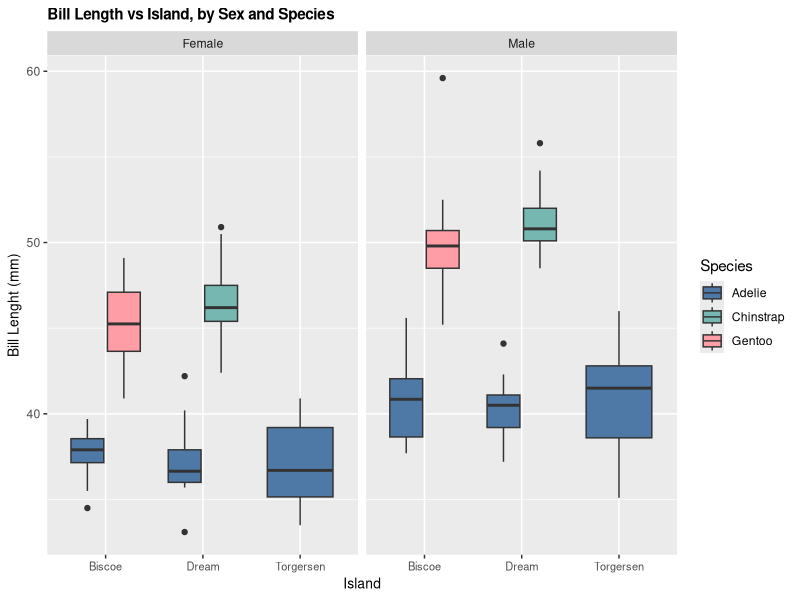
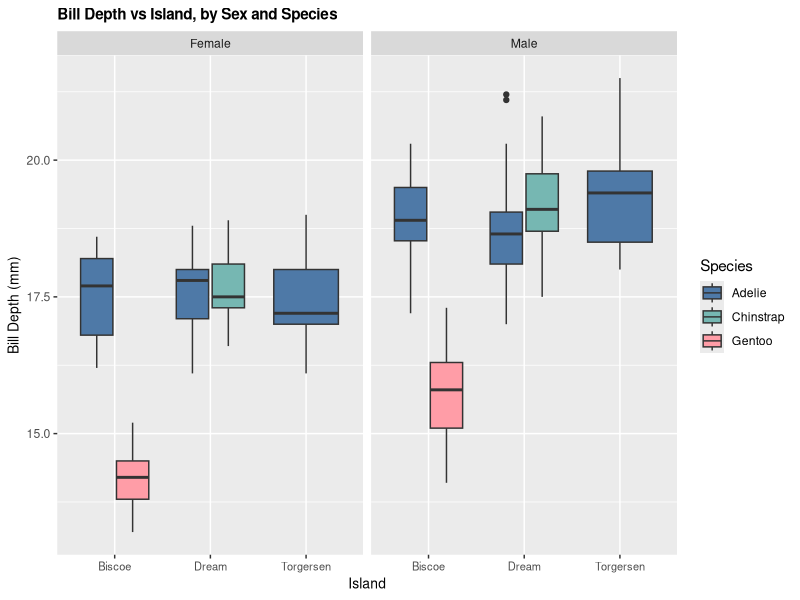
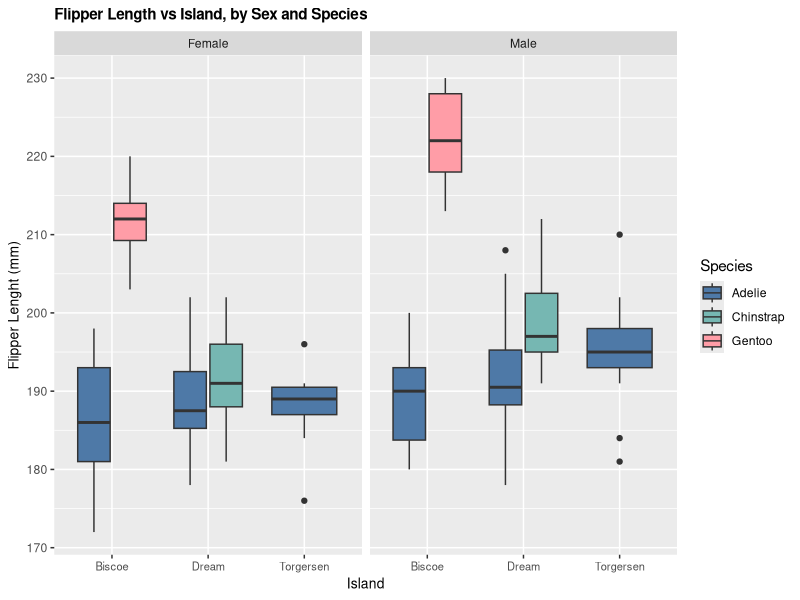
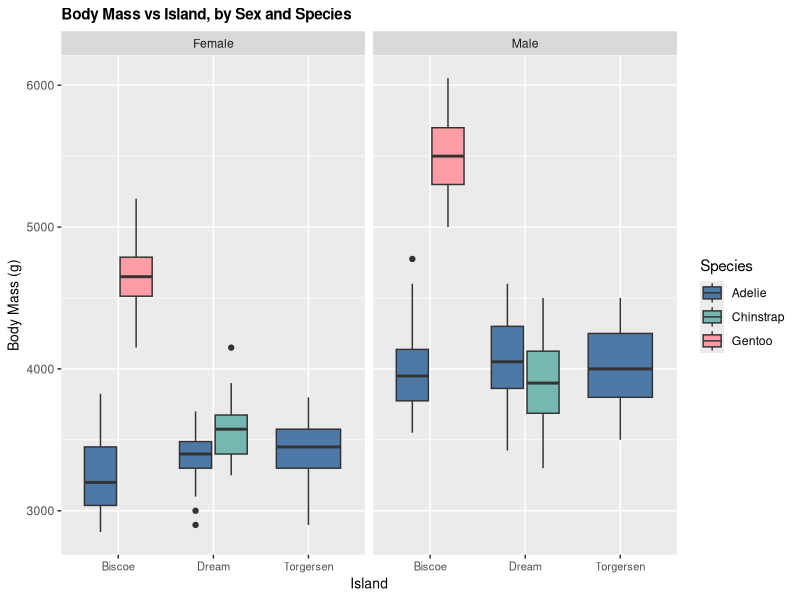
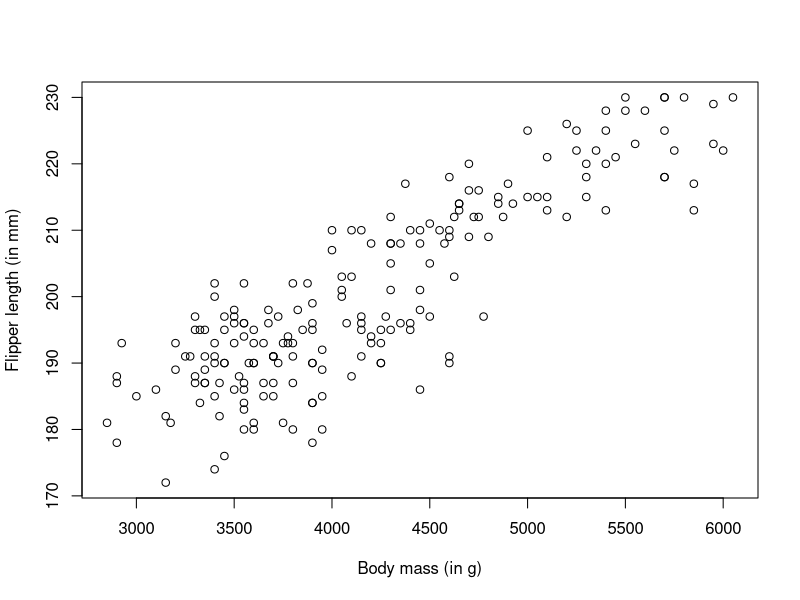
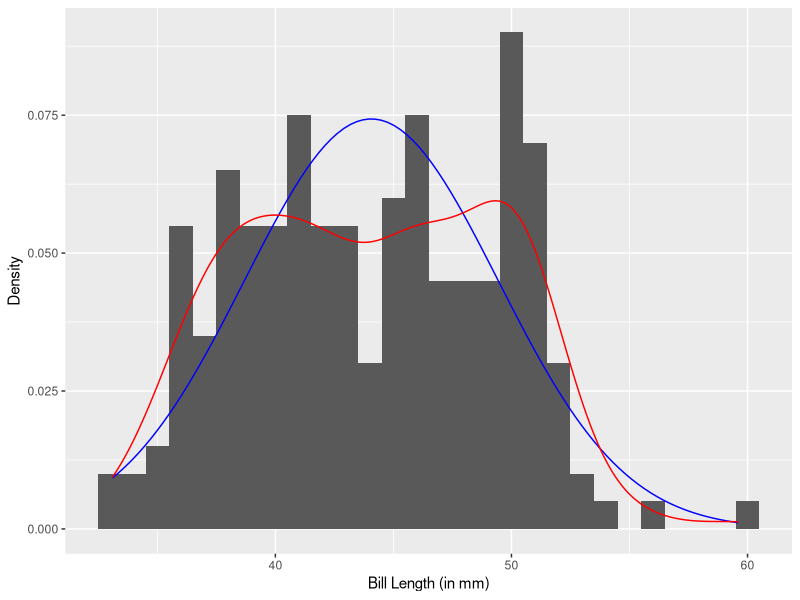
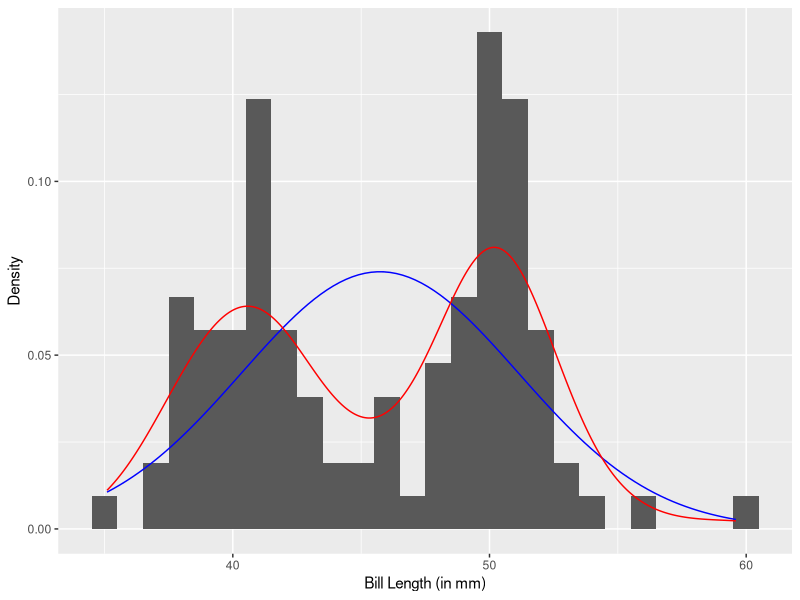
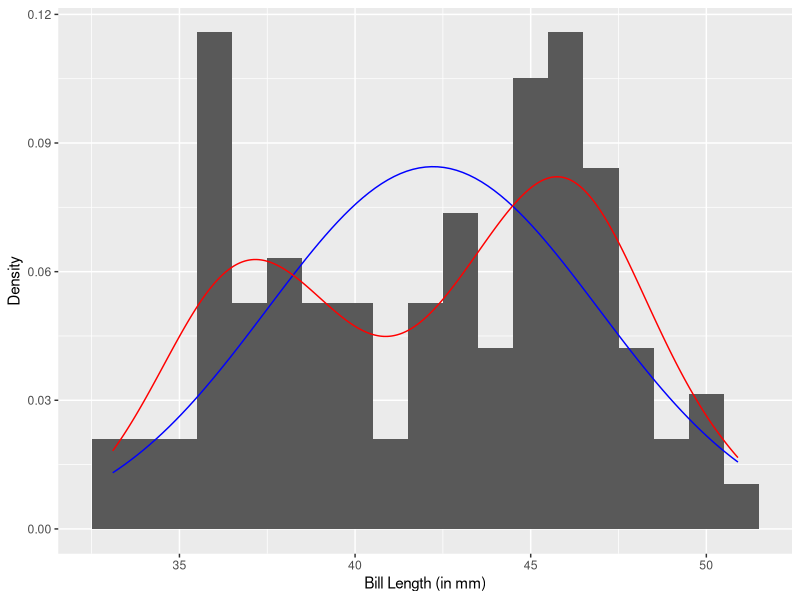

The R script that drew these images, in order:
## ---- chunk 1
knitr::opts_chunk$set(echo = FALSE, warning = FALSE)
## ---- chunk 2
#install.packages("palmerpenguins")
library(palmerpenguins)
library(ggplot2)
data("penguins")
penguins = na.omit(penguins)
## ---- chunk 3
my.student.number <- 00000000
set.seed(my.student.number)
my.penguins = penguins[sample(nrow(penguins), 200), ]
## ---- chunk 4
# Theme for my plots
my_theme = theme(
  plot.title = element_text(size = 11, face = "bold"),
  axis.title.x = element_text(size = 10),
  axis.text.x = element_text(size = 8),
  axis.title.y = element_text(size = 10)
)
colors = c("#4E79A7", "#76B7B2", "#FF9DA7")
# This function capitalizes the first letter of a given string
capitalize = function(string) {
  substr(string, 1, 1) <- toupper(substr(string, 1, 1))
  string
}

ggplot(my.penguins, aes(x = island, y = bill_length_mm, fill = species)) +
  geom_boxplot() +
  facet_grid(. ~ sex, labeller = labeller(sex = capitalize)) +
  ggtitle("Bill Length vs Island, by Sex and Species") +
  labs(y = "Bill Lenght (mm)", x = "Island", fill = "Species") +
  scale_fill_manual(values = colors) +
  my_theme

ggplot(my.penguins, aes(x = island, y = bill_depth_mm, fill = species)) +
  geom_boxplot() +
  facet_grid(. ~ sex, labeller = labeller(sex = capitalize)) +
  ggtitle("Bill Depth vs Island, by Sex and Species") +
  labs(y = "Bill Depth (mm)", x = "Island", fill = "Species") +
  scale_fill_manual(values = colors) +
  my_theme

ggplot(my.penguins, aes(x = island, y = flipper_length_mm, fill = species)) +
  geom_boxplot() +
  facet_grid(. ~ sex, labeller = labeller(sex = capitalize)) +
  ggtitle("Flipper Length vs Island, by Sex and Species") +
  labs(y = "Flipper Lenght (mm)", x = "Island", fill = "Species") +
  scale_fill_manual(values = colors) +
  my_theme

ggplot(my.penguins, aes(x = island, y = body_mass_g, fill = species)) +
  geom_boxplot() +
  facet_grid(. ~ sex, labeller = labeller(sex = capitalize)) +
  ggtitle("Body Mass vs Island, by Sex and Species") +
  labs(y = "Body Mass (g)", x = "Island", fill = "Species") +
  scale_fill_manual(values = colors) +
  my_theme
## ---- chunk 5
plot(
  my.penguins$flipper_length_mm ~ my.penguins$body_mass_g,
  xlab = "Body mass (in g)",
  ylab = "Flipper length (in mm)"
)
## ---- chunk 6
ggplot(my.penguins, aes(x = bill_length_mm)) +
  geom_histogram(aes(y = ..density..), binwidth = 1) +
  stat_function(
    fun = dnorm,
    args = list(
      mean = mean(my.penguins$bill_length_mm),
      sd = sd(my.penguins$bill_length_mm)
    ),
    col = "blue"
  ) +
  geom_density(col = "red") +
  labs(y = "Density", x = "Bill Length (in mm)")
## ---- chunk 7
male_df = my.penguins[my.penguins$sex == "male",]
female_df = my.penguins[my.penguins$sex == "female",]

male_plot = ggplot(male_df, aes(x = bill_length_mm)) +
  geom_histogram(aes(y = ..density..), binwidth = 1) +
  stat_function(
    fun = dnorm,
    args = list(
      mean = mean(male_df$bill_length_mm),
      sd = sd(male_df$bill_length_mm)
    ),
    col = "blue",
  ) +
  geom_density(col = "red") +
  labs(y = "Density", x = "Bill Length (in mm)")

female_plot = ggplot(female_df, aes(x = bill_length_mm)) +
  geom_histogram(aes(y = ..density..), binwidth = 1) +
  stat_function(
    fun = dnorm,
    args = list(
      mean = mean(female_df$bill_length_mm),
      sd = sd(female_df$bill_length_mm)
    ),
    col = "blue"
  ) +
  geom_density(col = "red") +
  labs(y = "Density", x = "Bill Length (in mm)")

male_plot
female_plot
## ---- chunk 8
adelie_df = my.penguins[my.penguins$species == "Adelie",]
chinstrap_df = my.penguins[my.penguins$species == "Chinstrap",]
gentoo_df = my.penguins[my.penguins$species == "Gentoo",]

adelie_plot = ggplot(adelie_df, aes(x = bill_length_mm)) +
  geom_histogram(aes(y = ..density..), binwidth = 1) +
  stat_function(
    fun = dnorm,
    args = list(
      mean = mean(adelie_df$bill_length_mm),
      sd = sd(adelie_df$bill_length_mm)
    ),
    col = "blue"
  ) +
  labs(y = "Density", x = "Bill Length (in mm)", title = "Adelie Distribution")

chinstrap_plot = ggplot(chinstrap_df, aes(x = bill_length_mm)) +
  geom_histogram(aes(y = ..density..), binwidth = 1) +
  stat_function(
    fun = dnorm,
    args = list(
      mean = mean(chinstrap_df$bill_length_mm),
      sd = sd(chinstrap_df$bill_length_mm)
    ),
    col = "blue"
  ) +
  labs(y = "Density", x = "Bill Length (in mm)", title = "Chinstrap Distribution")

gentoo_plot = ggplot(gentoo_df, aes(x = bill_length_mm)) +
  geom_histogram(aes(y = ..density..), binwidth = 1) +
  stat_function(
    fun = dnorm,
    args = list(
      mean = mean(gentoo_df$bill_length_mm),
      sd = sd(gentoo_df$bill_length_mm)
    ),
    col = "blue"
  ) +
  labs(y = "Density", x = "Bill Length (in mm)", title = "Gentoo Distribution")

adelie_plot
chinstrap_plot
gentoo_plot
## ---- chunk 9
x = rnorm(200,
          mean(adelie_df$bill_length_mm),
          sd(adelie_df$bill_length_mm))
qqnorm(x)
qqline(x, col = "red")

x = rnorm(200,
          mean(chinstrap_df$bill_length_mm),
          sd(chinstrap_df$bill_length_mm))
qqnorm(x)
qqline(x, col = "red")

x = rnorm(200,
          mean(gentoo_df$bill_length_mm),
          sd(gentoo_df$bill_length_mm))
qqnorm(x)
qqline(x, col = "red")
## ---- chunk 10
mean = sum(adelie_df$bill_length_mm) / length(adelie_df$bill_length_mm)
sd = sqrt((sum((
  adelie_df$bill_length_mm - mean
) ^ 2)) / length(adelie_df$bill_length_mm))
mean
sd

mean_R = mean(adelie_df$bill_length_mm)
sd_R = sd(adelie_df$bill_length_mm)
mean_R
sd_R
## ---- chunk 11
mean(chinstrap_df$bill_length_mm)
sd(chinstrap_df$bill_length_mm)
## ---- chunk 12
mean(gentoo_df$bill_length_mm)
sd(gentoo_df$bill_length_mm)
## ---- chunk 13
bartlett.test(body_mass_g ~ sex, data = my.penguins)
## ---- chunk 14
t.test(body_mass_g ~ sex, data = my.penguins, var.equal = T)
## ---- chunk 15
bartlett.test(flipper_length_mm ~ sex, data = my.penguins)
## ---- chunk 16
t.test(flipper_length_mm ~ sex, data = my.penguins, var.equal = T)
## ---- chunk 17
ggplot(my.penguins, aes(x = island, y = bill_length_mm, fill = island)) +
  geom_boxplot() +
  ggtitle("Bill Length vs Island") +
  labs(y = "Bill Lenght (mm)", x = "Island", fill = "Island") +
  scale_fill_manual(values = c("blue", "yellow", "green")) +
  my_theme

ggplot(my.penguins, aes(x = island, y = bill_depth_mm, fill = island)) +
  geom_boxplot() +
  ggtitle("Bill Depth vs Island") +
  labs(y = "Bill Depth (mm)", x = "Island", fill = "Island") +
  scale_fill_manual(values = c("blue", "yellow", "green")) +
  my_theme

ggplot(my.penguins, aes(x = island, y = flipper_length_mm, fill = island)) +
  geom_boxplot() +
  ggtitle("Flipper Length vs Island") +
  labs(y = "Flipper Lenght (mm)", x = "Island", fill = "Island") +
  scale_fill_manual(values = c("blue", "yellow", "green")) +
  my_theme

ggplot(my.penguins, aes(x = island, y = body_mass_g, fill = island)) +
  geom_boxplot() +
  ggtitle("Body Mass vs Island, by Sex and Species") +
  labs(y = "Body Mass (g)", x = "Island", fill = "Island") +
  scale_fill_manual(values = c("blue", "yellow", "green")) +
  my_theme
